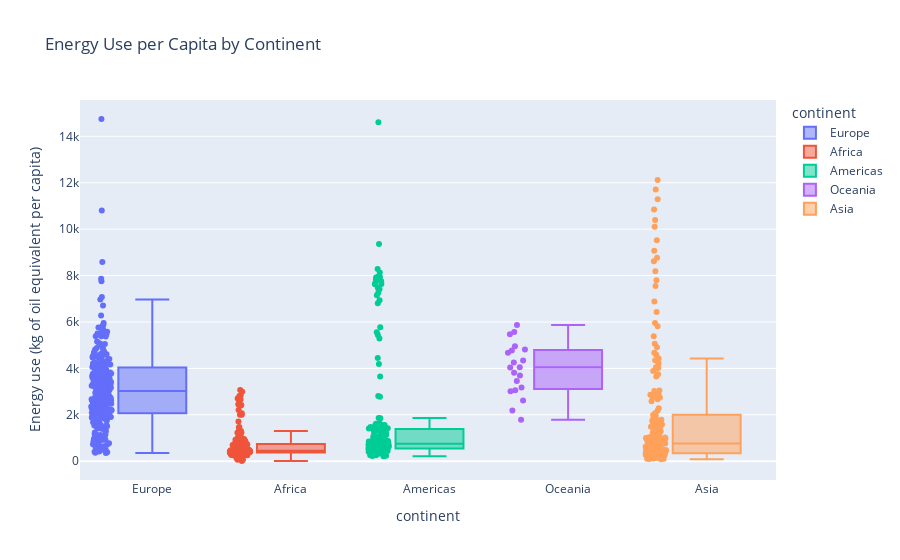

The code cell stored with this chart in its notebook:
### Code cell
fig = px.box(
    df_c,
    x='continent',
    y='Energy use (kg of oil equivalent per capita)',
    color='continent',
    title='Energy Use per Capita by Continent',
    points='all'
)
fig.show()

### Figure 1 — Plotly figure (JSON) as saved in the notebook; plotly's stock layout.template omitted (floating-point values rounded to 4 significant figures; data arrays with more than 128 entries replaced by an {"elided": "..."} marker saying what was removed)
{"data": [{"alignmentgroup": "True", "boxpoints": "all", "hovertemplate": "continent=%{x}<br>Energy use (kg of oil equivalent per capita)=%{y}<extra></extra>", "legendgroup": "Europe", "marker": {"color": "#636efa"}, "name": "Europe", "notched": false, "offsetgroup": "Europe", "orientation": "v", "showlegend": true, "type": "box", "x": {"elided": "256 str values"}, "x0": " ", "xaxis": "x", "y": {"elided": "256 float values"}, "y0": " ", "yaxis": "y"}, {"alignmentgroup": "True", "boxpoints": "all", "hovertemplate": "continent=%{x}<br>Energy use (kg of oil equivalent per capita)=%{y}<extra></extra>", "legendgroup": "Africa", "marker": {"color": "#EF553B"}, "name": "Africa", "notched": false, "offsetgroup": "Africa", "orientation": "v", "showlegend": true, "type": "box", "x": {"elided": "199 str values"}, "x0": " ", "xaxis": "x", "y": {"elided": "199 float values"}, "y0": " ", "yaxis": "y"}, {"alignmentgroup": "True", "boxpoints": "all", "hovertemplate": "continent=%{x}<br>Energy use (kg of oil equivalent per capita)=%{y}<extra></extra>", "legendgroup": "Americas", "marker": {"color": "#00cc96"}, "name": "Americas", "notched": false, "offsetgroup": "Americas", "orientation": "v", "showlegend": true, "type": "box", "x": {"elided": "188 str values"}, "x0": " ", "xaxis": "x", "y": {"elided": "188 float values"}, "y0": " ", "yaxis": "y"}, {"alignmentgroup": "True", "boxpoints": "all", "hovertemplate": "continent=%{x}<br>Energy use (kg of oil equivalent per capita)=%{y}<extra></extra>", "legendgroup": "Oceania", "marker": {"color": "#ab63fa"}, "name": "Oceania", "notched": false, "offsetgroup": "Oceania", "orientation": "v", "showlegend": true, "type": "box", "x": ["Oceania", "Oceania", "Oceania", "Oceania", "Oceania", "Oceania", "Oceania", "Oceania", "Oceania", "Oceania", "Oceania", "Oceania", "Oceania", "Oceania", "Oceania", "Oceania", "Oceania", "Oceania", "Oceania", "Oceania"], "x0": " ", "xaxis": "x", "y": [3173.0, 3693.0, 4035.0, 4671.0, 4817.0, 4772.0, 4959.0, 5470.0, 5570.0, 5868.0, 1791.0, 2189.0, 2617.0, 3055.0, 3013.0, 3453.0, 3808.0, 4259.0, 4337.0, 4054.0], "y0": " ", "yaxis": "y"}, {"alignmentgroup": "True", "boxpoints": "all", "hovertemplate": "continent=%{x}<br>Energy use (kg of oil equivalent per capita)=%{y}<extra></extra>", "legendgroup": "Asia", "marker": {"color": "#FFA15A"}, "name": "Asia", "notched": false, "offsetgroup": "Asia", "orientation": "v", "showlegend": true, "type": "box", "x": {"elided": "185 str values"}, "x0": " ", "xaxis": "x", "y": {"elided": "185 float values"}, "y0": " ", "yaxis": "y"}], "layout": {"boxmode": "overlay", "legend": {"title": {"text": "continent"}, "tracegroupgap": 0}, "title": {"text": "Energy Use per Capita by Continent"}, "xaxis": {"anchor": "y", "categoryarray": ["Europe", "Africa", "Americas", "Oceania", "Asia"], "categoryorder": "array", "domain": [0, 1], "title": {"text": "continent"}}, "yaxis": {"anchor": "x", "domain": [0, 1], "title": {"text": "Energy use (kg of oil equivalent per capita)"}}}}
